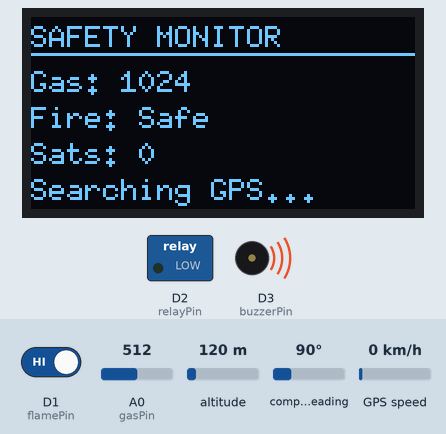
This sketch was run on a simulated ESP8266 (NodeMCU). Shown: 128×64 one-colour display, switched loads named in the sketch (green lamp = pin HIGH), buzzer (waves = sounding). Inputs (shaded band) come from the test bench; at power-on: D1 (flamePin) HIGH, A0 (gasPin) = 512, altitude 120 m, compass heading 90°, GPS speed 0 km/h. WiFi joins after 1.5 s; servers stay silent unless stated; uploads are accepted with an empty reply; the GPS gets a fix after 3 s at 37.7749, -122.4194 with 8 satellites; what the sketch prints to the serial monitor is not drawn.

Above: at 2.9 s.
3.0 s: D1 (flamePin) driven LOW
At 4.1 s:
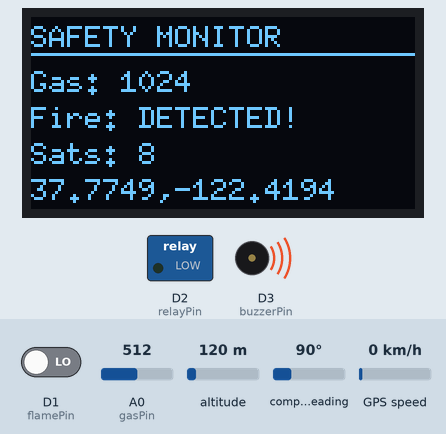
5.3 s: D1 (flamePin) driven HIGH
At 6.6 s:
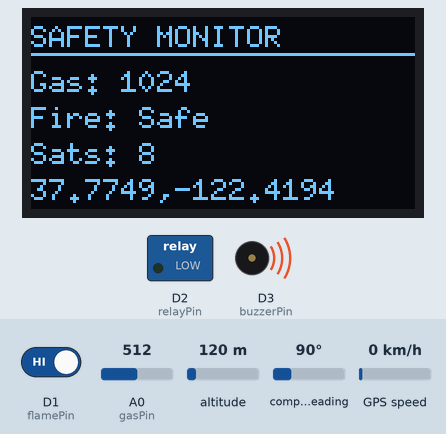
7.4 s: A0 (gasPin) set to 176
8.9 s: A0 (gasPin) set to 148
At 10.2 s:
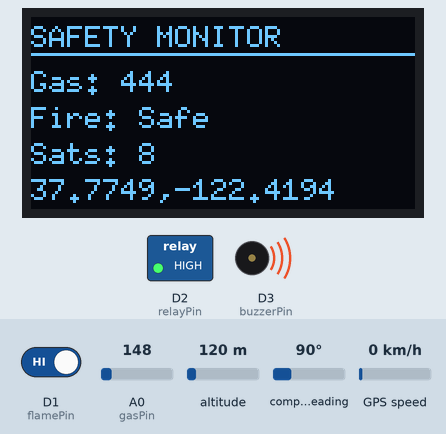
11.0 s: A0 (gasPin) set to 306
At 13.1 s:
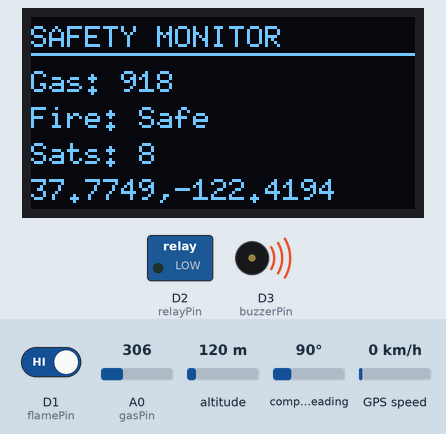
Timing chart, 0 to 14.1 s (numbered marks = the images above; inputs shaded):
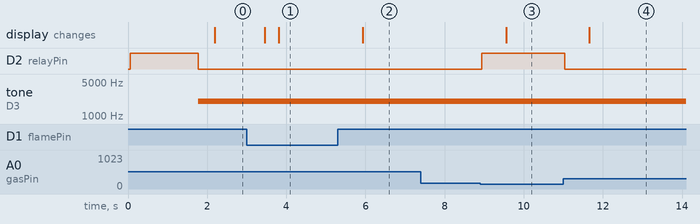

The sketch:

Fix03.ino
```cpp
#include <ESP8266WiFi.h>
#include <WiFiClientSecure.h>
#include <ESP8266HTTPClient.h>
#include <TinyGPS++.h>
#include <SoftwareSerial.h>
#include <Wire.h>
#include <U8g2lib.h>

// ================= 1. ตั้งค่าจอ OLED =================
// แก้ไขจาก u8x8_pin_none เป็น U8X8_PIN_NONE
U8G2_SH1106_128X64_NONAME_F_HW_I2C u8g2(U8G2_R0, U8X8_PIN_NONE, D5, D4);

// ================= 2. ตั้งค่า WIFI =================
const char* ssid     = "TECNO POVA 6 Pro 5G";
const char* password = "14092544";

// ================= 3. ตั้งค่า API & LINE =================
const char* lineHost = "api.line.me";
const char* accessToken = "JFjBPe0NShgsBQmiQmH86QCu/QPrKklOMbVnf7ClhHuSQYlkDo2PCC/c+1PnUsmYzAB+98/Vh+eswDl8xCUFp6LE47t5vIL3FGDsju7YbG1AOINHqxllreUAZS7smEt69sFR9OvoZIw16gbukXXZkwdB04t89/1O/w1cDnyilFU=";
String targetID = "Cfef216e4298635f6cbe01dfffa7bb1a6";

const char* gasApiUrl   = "https://my-gas.vercel.app/api/gas";
const char* flameApiUrl = "https://my-gas.vercel.app/api/flame";
const char* gpsApiUrl   = "https://my-gas.vercel.app/api/gps";

// ================= 4. ตั้งค่า ขาอุปกรณ์ =================
int gasPin = A0;
int flamePin = D1;
int relayPin = D2;    // ขาควบคุม Relay Channel 4 (ต่อเข้า IN4)
int buzzerPin = D3;
int gpsRxPin = D6;    // ต่อกับ TX ของ GPS
int gpsTxPin = D7;    // ต่อกับ RX ของ GPS

TinyGPSPlus gps;
SoftwareSerial gpsSerial(gpsRxPin, gpsTxPin);

int gasVal = 0;
int displayGasVal = 0;
int flameState = HIGH;
int gasThreshold = 500;

// ตัวแปร Logic
bool lastGasCritical = false;
bool lastFlameCritical = false;
bool isGasAlertSent = false;
bool isFireAlertSent = false;
unsigned long lastApiTime = 0;
long apiInterval = 30000;

// ประกาศฟังก์ชัน
void sendLinePush(String message);
void sendGasToAPI();
void sendFlameToAPI();
void sendGPSToAPI();
String getGoogleMapLink();
void updateOLED();

void setup() {
  Serial.begin(115200);
  gpsSerial.begin(9600);

  u8g2.begin();
  u8g2.clearBuffer();
  u8g2.setFont(u8g2_font_ncenB08_tr);
  u8g2.drawStr(0, 15, "System Starting...");
  u8g2.drawStr(0, 35, "Connecting...");
  u8g2.sendBuffer();

  pinMode(flamePin, INPUT);
  pinMode(relayPin, OUTPUT);
  pinMode(buzzerPin, OUTPUT);
  digitalWrite(relayPin, HIGH); // ปิดพัดลม (Active Low)
  noTone(buzzerPin);

  Serial.println("\n--- Safety System Ready ---");
  WiFi.begin(ssid, password);
  while (WiFi.status() != WL_CONNECTED) {
    delay(500);
    Serial.print(".");
  }
  Serial.println("\n✅ WiFi Connected!");

  sendLinePush("🟢 [แจ้งเตือน] ระบบตรวจจับวัตถุไวไฟ เริ่มทำงานพร้อมตรวจสอบความปลอดภัยครับ");
}

void loop() {
  while (gpsSerial.available() > 0) gps.encode(gpsSerial.read());

  gasVal = analogRead(gasPin) * 3;
  if(gasVal > 1024) gasVal = 1024;
  flameState = digitalRead(flamePin);

  bool currentGasCritical = (gasVal > gasThreshold);
  bool currentFlameCritical = (flameState == LOW);
  bool statusChanged = (currentGasCritical != lastGasCritical) || (currentFlameCritical != lastFlameCritical);
  bool isEmergency = (currentGasCritical || currentFlameCritical);

  // ควบคุม Relay และ Buzzer
  if (isEmergency) {
    digitalWrite(relayPin, LOW);  // เปิดพัดลม (Channel 4)
    tone(buzzerPin, 2000);
  } else {
    digitalWrite(relayPin, HIGH); // ปิดพัดลม
    noTone(buzzerPin);
  }

  // ส่งข้อมูลไป API (Next.js/Vercel)
  if (statusChanged || (millis() - lastApiTime >= apiInterval)) {
      displayGasVal = gasVal;
      sendGasToAPI();
      sendFlameToAPI();
      sendGPSToAPI();
      lastApiTime = millis();
      lastGasCritical = currentGasCritical;
      lastFlameCritical = currentFlameCritical;
  }

  updateOLED();

  // แจ้งเตือนผ่าน LINE
  if (currentGasCritical && !isGasAlertSent) {
      String msg = "⚠️ [ฉุกเฉิน] ตรวจพบปริมาณแก๊สรั่วไหลสูงผิดปกติ!\n";
      msg += "ระดับแก๊สปัจจุบัน: " + String(gasVal) + " PPM\n";
      msg += getGoogleMapLink();
      sendLinePush(msg);
      isGasAlertSent = true;
  } else if (!currentGasCritical) { isGasAlertSent = false; }

  if (currentFlameCritical && !isFireAlertSent) {
      String msg = "🔥 [อันตรายสูงสุด] ตรวจพบเปลวไฟ!\n";
      msg += "ระบบพัดลมดูดอากาศกำลังทำงาน\n";
      msg += getGoogleMapLink();
      sendLinePush(msg);
      isFireAlertSent = true;
  } else if (!currentFlameCritical) { isFireAlertSent = false; }

  delay(10);
}

// ================= ฟังก์ชันจัดการลิงก์ GPS =================
String getGoogleMapLink() {
  if (gps.location.isValid()) {
    // กรณีระบุพิกัดได้จริง
    return "📍 พิกัด: https://www.google.com/maps?q=" + String(gps.location.lat(), 6) + "," + String(gps.location.lng(), 6);
  } else {
    // กรณีหาพิกัดไม่เจอ ให้ส่งลิงก์จำลองตามที่คุณต้องการ
    return "📍 พิกัด: http://maps.google.com/?q=7.870490,98.392528";
  }
}

// ================= ฟังก์ชันส่งข้อมูล API =================
void sendGasToAPI() {
  if (WiFi.status() != WL_CONNECTED) return;
  WiFiClientSecure client; client.setInsecure();
  HTTPClient http;
  if (http.begin(client, gasApiUrl)) {
    http.addHeader("Content-Type", "application/json");
    String gasState = (displayGasVal > gasThreshold) ? "DANGER" : "SAFE";
    String payload = "{\"gas_val\":" + String(displayGasVal) + ",\"gas_state\":\"" + gasState + "\"}";
    http.POST(payload);
    http.end();
  }
}

void sendFlameToAPI() {
  if (WiFi.status() != WL_CONNECTED) return;
  WiFiClientSecure client; client.setInsecure();
  HTTPClient http;
  if (http.begin(client, flameApiUrl)) {
    http.addHeader("Content-Type", "application/json");
    String fStatus = (flameState == LOW) ? "FIRE DETECTED" : "NORMAL";
    String payload = "{\"flame_status\":\"" + fStatus + "\"}";
    http.POST(payload);
    http.end();
  }
}

void sendGPSToAPI() {
  if (WiFi.status() != WL_CONNECTED || !gps.location.isValid()) return;
  WiFiClientSecure client; client.setInsecure();
  HTTPClient http;
  if (http.begin(client, gpsApiUrl)) {
    http.addHeader("Content-Type", "application/json");
    String payload = "{\"Lat\":" + String(gps.location.lat(), 6) + ",\"Long\":" + String(gps.location.lng(), 6) + "}";
    http.POST(payload);
    http.end();
  }
}

// ================= ฟังก์ชันแสดงผลจอ OLED =================
void updateOLED() {
  u8g2.clearBuffer();
  u8g2.setFont(u8g2_font_6x10_tf);
  u8g2.drawStr(0, 10, "SAFETY MONITOR");
  u8g2.drawLine(0, 12, 128, 12);
  u8g2.setCursor(0, 25); u8g2.print("Gas: "); u8g2.print(displayGasVal);
  u8g2.setCursor(0, 37); u8g2.print("Fire: ");
  if(flameState == LOW) u8g2.print("DETECTED!"); else u8g2.print("Safe");
  u8g2.setCursor(0, 49); u8g2.print("Sats: "); u8g2.print(gps.satellites.value());
  u8g2.setCursor(0, 61);
  if(gps.location.isValid()) {
    u8g2.print(gps.location.lat(), 4); u8g2.print(","); u8g2.print(gps.location.lng(), 4);
  } else {
    u8g2.print("Searching GPS...");
  }
  u8g2.sendBuffer();
}

// ================= ฟังก์ชันส่ง LINE =================
void sendLinePush(String message) {
  WiFiClientSecure client; client.setInsecure(); client.setTimeout(5000);
  if (!client.connect(lineHost, 443)) return;
  message.replace("\n", "\\n");
  String payload = "{\"to\":\"" + targetID + "\",\"messages\":[{\"type\":\"text\",\"text\":\"" + message + "\"}]}";
  client.println("POST /v2/bot/message/push HTTP/1.1");
  client.println("Host: " + String(lineHost));
  client.println("Authorization: Bearer " + String(accessToken));
  client.println("Content-Type: application/json");
  client.println("Content-Length: " + String(payload.length()));
  client.println();
  client.print(payload);
}
```

Measured:
- the behaviour switches between 167 and 166 on A0 (gasPin) (found by bisection; images 2 and 3)
- after the input at 3.0 s, the display: first changes after 0.45 s (image 1 shows a later state)
- after the input at 5.3 s, the display: changes after 0.63 s (image 2)
- after the input at 7.4 s, every drawn part: stays the same
- after the input at 8.9 s, D2 (relayPin): LOW → HIGH at once; the display: changes after 0.66 s (image 3)
- after the input at 11.0 s, D2 (relayPin): HIGH → LOW at once; the display: changes after 0.66 s (image 4)
